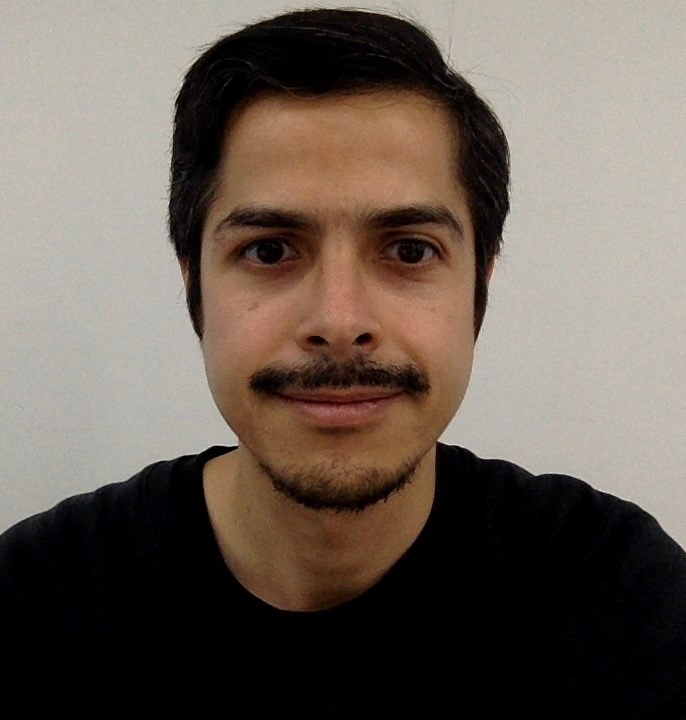
#> input picture Practica-1/Practica-1-a/resources/rostro-humano.jpg, 686 x 720 px
$ python Practica-1-a-Actividad-1.py
#> lines starting #> are read from the running program, lines starting #| are printed output that depends on the picture
# Practica 1-a). "Creando mi mapa de calor"

import cv2
import matplotlib.pyplot as plt
import os

# Se obtiene el directorio del script para cargar la imagen de manera absoluta
script_dir = os.path.dirname(os.path.abspath(__file__))
print("Directorio del script:", script_dir)

# Se obtine la ruta completa de la imagen
imagen_path = os.path.join(script_dir, 'resources/rostro-humano.jpg')
print("Ruta de la imagen:", imagen_path)

# Cargar la imagen en escala de grises
imagen_gris = cv2.imread(imagen_path, cv2.IMREAD_GRAYSCALE)
#> imagen_gris: shape (720, 686); min 0, max 230, mean 98.3

if imagen_gris is None:
    raise FileNotFoundError("No se pudo cargar la imagen. Verifica la ruta y extensión.")

# Aplicar diferentes mapas de color (pseudocolor) 1
imagen_jet = cv2.applyColorMap(imagen_gris, cv2.COLORMAP_JET)
imagen_hot = cv2.applyColorMap(imagen_gris, cv2.COLORMAP_HOT)
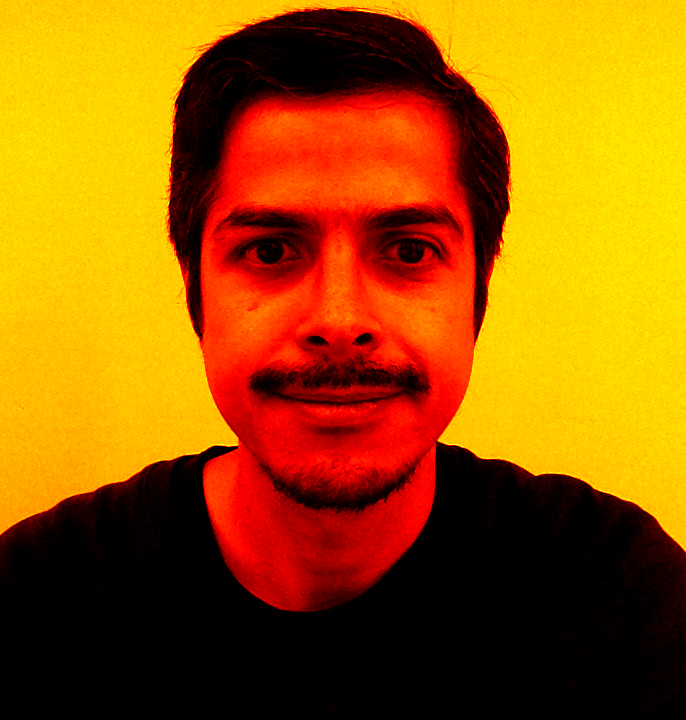
#> imagen_hot: shape (720, 686, 3); mean B, G, R 0, 89.2, 156.5
imagen_ocean = cv2.applyColorMap(imagen_gris, cv2.COLORMAP_OCEAN)
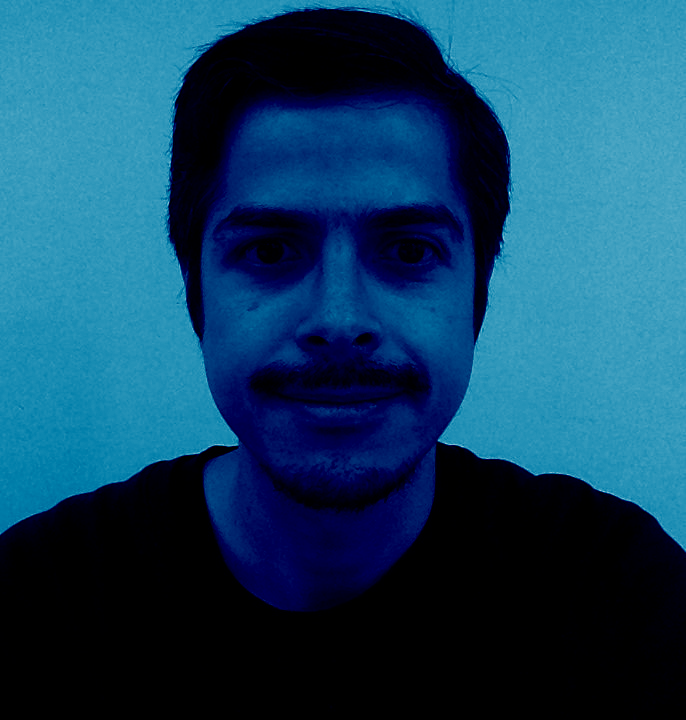
#> imagen_ocean: shape (720, 686, 3); mean B, G, R 98.3, 67.1, 18

# Aplicar diferentes mapas de color (pseudocolor) 2
imagen_autumn = cv2.applyColorMap(imagen_gris, cv2.COLORMAP_AUTUMN)
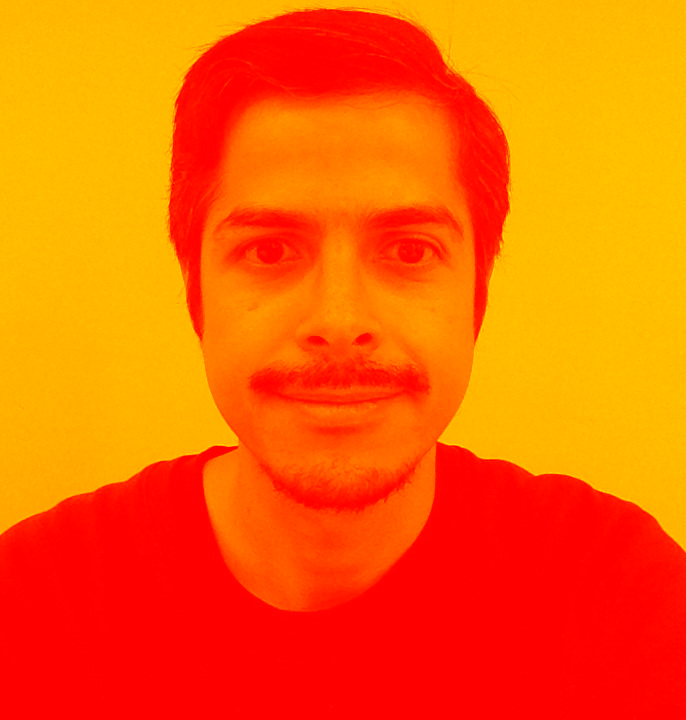
#> imagen_autumn: shape (720, 686, 3); mean B, G, R 0, 98.3, 255
imagen_bone = cv2.applyColorMap(imagen_gris, cv2.COLORMAP_BONE)
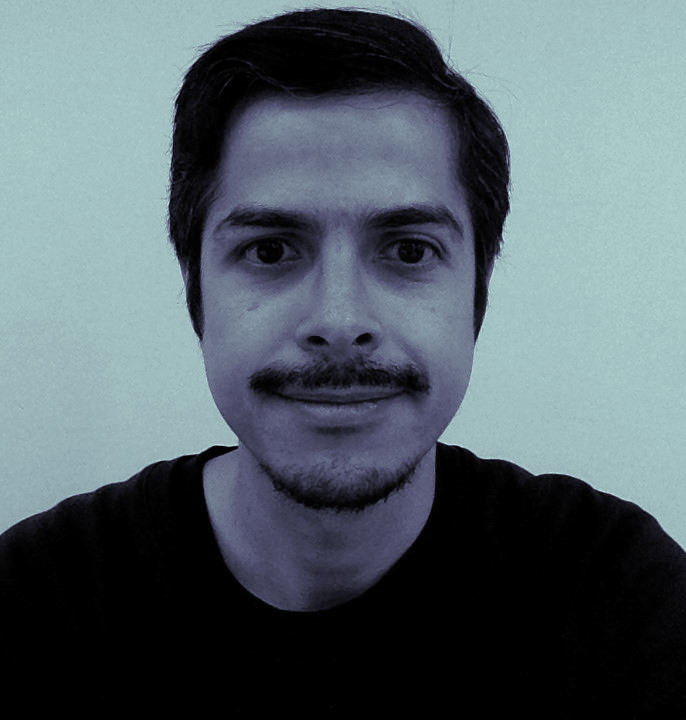
#> imagen_bone: shape (720, 686, 3); mean B, G, R 105.8, 99, 86
imagen_cool = cv2.applyColorMap(imagen_gris, cv2.COLORMAP_COOL)
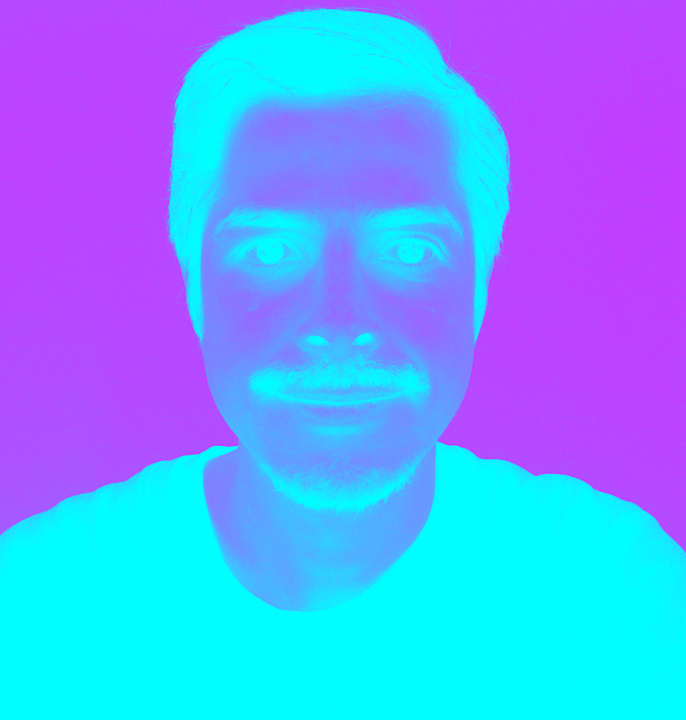
#> imagen_cool: shape (720, 686, 3); mean B, G, R 255, 156.7, 98.3
imagen_hsv = cv2.applyColorMap(imagen_gris, cv2.COLORMAP_HSV)
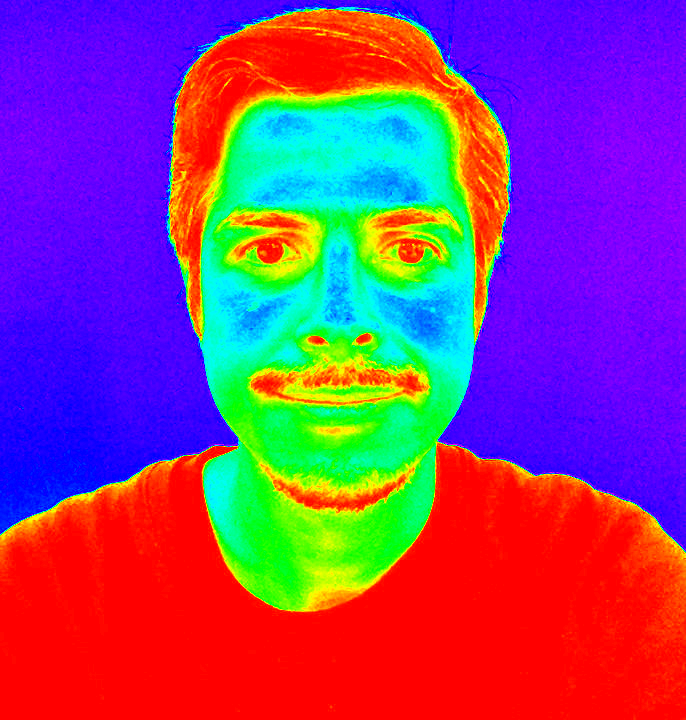
#> imagen_hsv: shape (720, 686, 3); mean B, G, R 128, 65.5, 139.7

# Mostrar las imágenes en una cuadrícula para comparación visual 1
fig, axs = plt.subplots(2, 2, figsize=(10, 8))
axs[0, 0].imshow(imagen_gris, cmap='gray')
axs[0, 0].set_title('Imagen en escala de grises')
axs[0, 1].imshow(cv2.cvtColor(imagen_jet, cv2.COLOR_BGR2RGB))
axs[0, 1].set_title('Pseudocolor: JET')
axs[1, 0].imshow(cv2.cvtColor(imagen_hot, cv2.COLOR_BGR2RGB))
axs[1, 0].set_title('Pseudocolor: HOT')
axs[1, 1].imshow(cv2.cvtColor(imagen_ocean, cv2.COLOR_BGR2RGB))
axs[1, 1].set_title('Pseudocolor: OCEAN')

# Quitar los ejes para mejor visualización
for ax in axs.flat:
    ax.axis('off')

# Ajustar el diseño y mostrar la figura
plt.tight_layout()
plt.show()


# Mostrar las imágenes en una cuadrícula para comparación visual 2
fig, axs = plt.subplots(2, 2, figsize=(10, 8))
axs[0, 0].imshow(imagen_gris, cmap='gray')
axs[0, 1].imshow(cv2.cvtColor(imagen_autumn, cv2.COLOR_BGR2RGB))
axs[0, 1].set_title('Pseudocolor: AUTUMN')
axs[1, 0].imshow(cv2.cvtColor(imagen_bone, cv2.COLOR_BGR2RGB))
axs[1, 0].set_title('Pseudocolor: BONE')
axs[1, 1].imshow(cv2.cvtColor(imagen_cool, cv2.COLOR_BGR2RGB))
axs[1, 1].set_title('Pseudocolor: COOL')
axs[1, 1].imshow(cv2.cvtColor(imagen_hsv, cv2.COLOR_BGR2RGB))
axs[1, 1].set_title('Pseudocolor: HSV')

# Quitar los ejes para mejor visualización
for ax in axs.flat:
    ax.axis('off')

# Ajustar el diseño y mostrar la figura
plt.tight_layout()
plt.show()
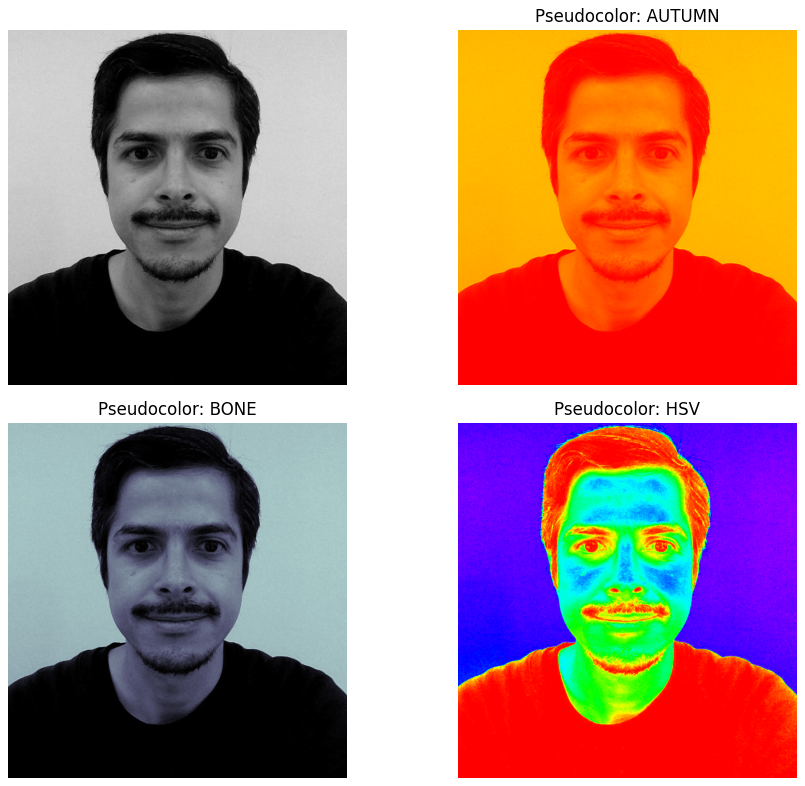
#> figure drawn by matplotlib, 4 panels
